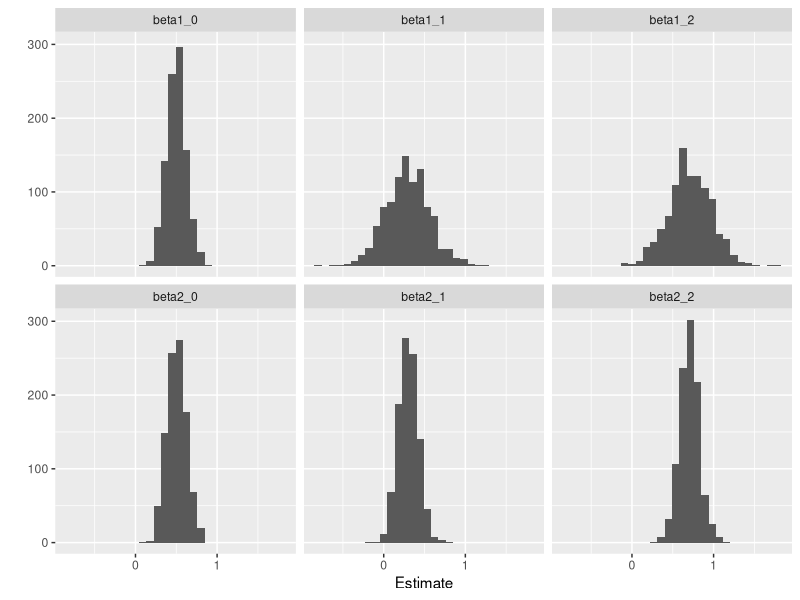

Recreate this plot in R.
# Module 4 

# Multicollinearity 

library(MASS)
library(ggplot2)

?mvrnorm
beta0 <- 0.5
beta12 <- matrix(c(0.3, 0.7))
n <- 75

# Correlated ============================================================
mu1 <- matrix(c(0,0)) 
sigma1 <- matrix(c(1, 0.9, 0.9, 1), ncol = 2) # Covariance Matrix; Highly correlated

# "for loop" version =================
nsim <- 1000
coef1 <- matrix(nrow = nsim, ncol = 3)
colnames(coef1) <- c("beta1_0", "beta1_1", "beta1_2")
for(i in 1:nsim){
  X1 <- mvrnorm(n = n, mu = mu1, Sigma = sigma1) # MVNormal data
  Y1 <- beta0 + X1 %*% beta12 + rnorm(n, 0, 1) # Response variables
  fit1 <- lm(Y1 ~ X1) # Fit the model
  coef1[i,] <- fit1$coefficients # store coefficients
}

# replicate() version ============

beta0 <- 0.5 # Define beta_0
beta12 <- matrix(c(0.3, 0.7)) # define beta_1, beta_2
mu1 <- matrix(c(0,0)) # Set means
sigma1 <- matrix(c(1, 0.9, 0.9, 1), ncol = 2) # Covariance - correlated

fitmodel1 <- function(n, beta){ # Beta = 1, 2, 3 - specify coefficient
  X1 <- mvrnorm(n = n, mu = mu1, Sigma = sigma1) # Generate data
  Y1 <- beta0 + X1 %*% beta12 + rnorm(n, 0, 1) # Generate/calculate response
  fit1 <- lm(Y1 ~ X1) # Fit the model
  fit1$coefficients[beta] # Return specified coef - "beta" argument
}

replicate(1000, fitmodel1(75, 1)) # simulate


# Uncorrelated ========================================================
mu2 <- matrix(c(0, 0))
sigma2 <- matrix(c(1, 0, 0, 1), ncol = 2) # Uncorrelated

# "for loop" version =================
nsim <- 1000
coef2 <- matrix(nrow = nsim, ncol = 3)
colnames(coef2) <- c("beta2_0", "beta2_1", "beta2_2")
for(i in 1:nsim){
  X2 <- mvrnorm(n = n, mu = mu2, Sigma = sigma2) # MVNormal data
  Y2 <- beta0 + X2 %*% beta12 + rnorm(n, 0, 1) # Response variables
  fit2 <- lm(Y2 ~ X2) # Fit the model
  coef2[i,] <- fit2$coefficients # store coefficients
}

# replicate() version ============

beta0 <- 0.5 # Define beta_0
beta12 <- matrix(c(0.3, 0.7)) # define beta_1, beta_2
mu1 <- matrix(c(0,0)) # Set means
sigma2 <- matrix(c(1, 0, 0, 1), ncol = 2) # Covariance - uncorrelated

fitmodel2 <- function(n, beta){ # Beta = 1, 2, 3 - specify coefficient
  X2 <- mvrnorm(n = n, mu = mu1, Sigma = sigma2) # Generate data
  Y2 <- beta0 + X1 %*% beta12 + rnorm(n, 0, 1) # Generate/calculate response
  fit2 <- lm(Y2 ~ X2) # Fit the model
  fit2$coefficients[beta] # Return specified coef - "beta" argument
}

replicate(1000, fitmodel2(75, 1)) # simulate

# Results - Stacked Histograms ==================
library(reshape)
coefs <- rbind(melt(coef1), melt(coef2))
colnames(coefs) <- c("Index", "Param", "Estimate")
qplot(Estimate, data = coefs) + facet_wrap(~ Param)
